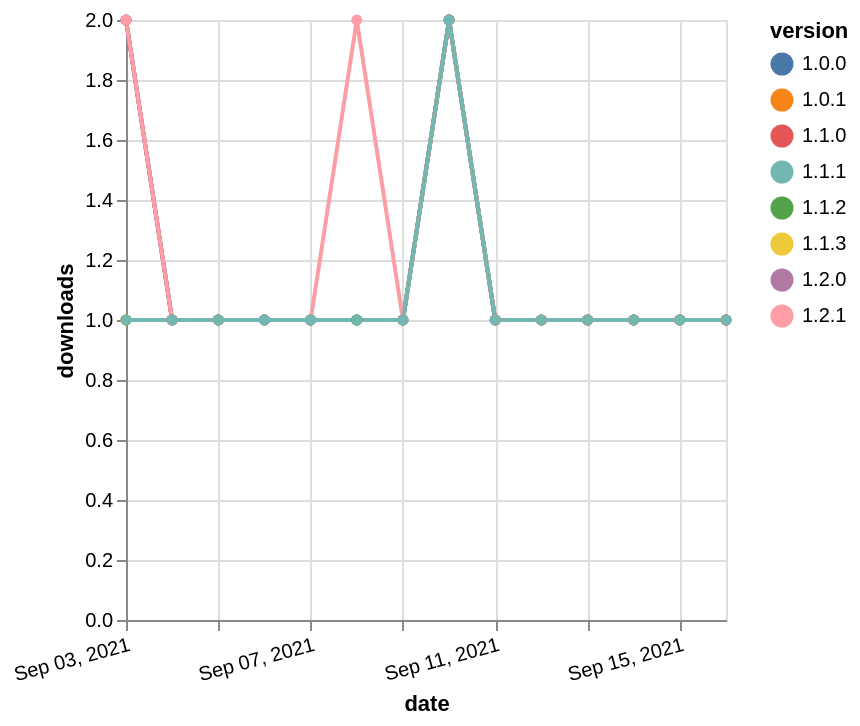

Here is the Vega-Lite specification saved for this chart:
### Vega-Lite specification from a JSON file in a GitHub repository (floating-point values rounded to 4 significant figures)
{"$schema": "https://vega.github.io/schema/vega-lite/v5.json", "description": "A simple bar chart with embedded data.", "data": {"values": [{"date": "2021-09-03", "total": 129, "delta": 2, "version": "1.1.0"}, {"date": "2021-09-04", "total": 130, "delta": 1, "version": "1.1.0"}, {"date": "2021-09-05", "total": 131, "delta": 1, "version": "1.1.0"}, {"date": "2021-09-06", "total": 132, "delta": 1, "version": "1.1.0"}, {"date": "2021-09-07", "total": 133, "delta": 1, "version": "1.1.0"}, {"date": "2021-09-08", "total": 134, "delta": 1, "version": "1.1.0"}, {"date": "2021-09-09", "total": 135, "delta": 1, "version": "1.1.0"}, {"date": "2021-09-10", "total": 137, "delta": 2, "version": "1.1.0"}, {"date": "2021-09-11", "total": 138, "delta": 1, "version": "1.1.0"}, {"date": "2021-09-12", "total": 139, "delta": 1, "version": "1.1.0"}, {"date": "2021-09-13", "total": 140, "delta": 1, "version": "1.1.0"}, {"date": "2021-09-14", "total": 141, "delta": 1, "version": "1.1.0"}, {"date": "2021-09-15", "total": 142, "delta": 1, "version": "1.1.0"}, {"date": "2021-09-16", "total": 143, "delta": 1, "version": "1.1.0"}, {"date": "2021-09-03", "total": 127, "delta": 1, "version": "1.1.3"}, {"date": "2021-09-04", "total": 128, "delta": 1, "version": "1.1.3"}, {"date": "2021-09-05", "total": 129, "delta": 1, "version": "1.1.3"}, {"date": "2021-09-06", "total": 130, "delta": 1, "version": "1.1.3"}, {"date": "2021-09-07", "total": 131, "delta": 1, "version": "1.1.3"}, {"date": "2021-09-08", "total": 132, "delta": 1, "version": "1.1.3"}, {"date": "2021-09-09", "total": 133, "delta": 1, "version": "1.1.3"}, {"date": "2021-09-10", "total": 135, "delta": 2, "version": "1.1.3"}, {"date": "2021-09-11", "total": 136, "delta": 1, "version": "1.1.3"}, {"date": "2021-09-12", "total": 137, "delta": 1, "version": "1.1.3"}, {"date": "2021-09-13", "total": 138, "delta": 1, "version": "1.1.3"}, {"date": "2021-09-14", "total": 139, "delta": 1, "version": "1.1.3"}, {"date": "2021-09-15", "total": 140, "delta": 1, "version": "1.1.3"}, {"date": "2021-09-16", "total": 141, "delta": 1, "version": "1.1.3"}, {"date": "2021-09-03", "total": 135, "delta": 1, "version": "1.0.1"}, {"date": "2021-09-04", "total": 136, "delta": 1, "version": "1.0.1"}, {"date": "2021-09-05", "total": 137, "delta": 1, "version": "1.0.1"}, {"date": "2021-09-06", "total": 138, "delta": 1, "version": "1.0.1"}, {"date": "2021-09-07", "total": 139, "delta": 1, "version": "1.0.1"}, {"date": "2021-09-08", "total": 140, "delta": 1, "version": "1.0.1"}, {"date": "2021-09-09", "total": 141, "delta": 1, "version": "1.0.1"}, {"date": "2021-09-10", "total": 143, "delta": 2, "version": "1.0.1"}, {"date": "2021-09-11", "total": 144, "delta": 1, "version": "1.0.1"}, {"date": "2021-09-12", "total": 145, "delta": 1, "version": "1.0.1"}, {"date": "2021-09-13", "total": 146, "delta": 1, "version": "1.0.1"}, {"date": "2021-09-14", "total": 147, "delta": 1, "version": "1.0.1"}, {"date": "2021-09-15", "total": 148, "delta": 1, "version": "1.0.1"}, {"date": "2021-09-16", "total": 149, "delta": 1, "version": "1.0.1"}, {"date": "2021-09-03", "total": 131, "delta": 2, "version": "1.0.0"}, {"date": "2021-09-04", "total": 132, "delta": 1, "version": "1.0.0"}, {"date": "2021-09-05", "total": 133, "delta": 1, "version": "1.0.0"}, {"date": "2021-09-06", "total": 134, "delta": 1, "version": "1.0.0"}, {"date": "2021-09-07", "total": 135, "delta": 1, "version": "1.0.0"}, {"date": "2021-09-08", "total": 136, "delta": 1, "version": "1.0.0"}, {"date": "2021-09-09", "total": 137, "delta": 1, "version": "1.0.0"}, {"date": "2021-09-10", "total": 139, "delta": 2, "version": "1.0.0"}, {"date": "2021-09-11", "total": 140, "delta": 1, "version": "1.0.0"}, {"date": "2021-09-12", "total": 141, "delta": 1, "version": "1.0.0"}, {"date": "2021-09-13", "total": 142, "delta": 1, "version": "1.0.0"}, {"date": "2021-09-14", "total": 143, "delta": 1, "version": "1.0.0"}, {"date": "2021-09-15", "total": 144, "delta": 1, "version": "1.0.0"}, {"date": "2021-09-16", "total": 145, "delta": 1, "version": "1.0.0"}, {"date": "2021-09-03", "total": 116, "delta": 2, "version": "1.2.0"}, {"date": "2021-09-04", "total": 117, "delta": 1, "version": "1.2.0"}, {"date": "2021-09-05", "total": 118, "delta": 1, "version": "1.2.0"}, {"date": "2021-09-06", "total": 119, "delta": 1, "version": "1.2.0"}, {"date": "2021-09-07", "total": 120, "delta": 1, "version": "1.2.0"}, {"date": "2021-09-08", "total": 121, "delta": 1, "version": "1.2.0"}, {"date": "2021-09-09", "total": 122, "delta": 1, "version": "1.2.0"}, {"date": "2021-09-10", "total": 124, "delta": 2, "version": "1.2.0"}, {"date": "2021-09-11", "total": 125, "delta": 1, "version": "1.2.0"}, {"date": "2021-09-12", "total": 126, "delta": 1, "version": "1.2.0"}, {"date": "2021-09-13", "total": 127, "delta": 1, "version": "1.2.0"}, {"date": "2021-09-14", "total": 128, "delta": 1, "version": "1.2.0"}, {"date": "2021-09-15", "total": 129, "delta": 1, "version": "1.2.0"}, {"date": "2021-09-16", "total": 130, "delta": 1, "version": "1.2.0"}, {"date": "2021-09-03", "total": 129, "delta": 1, "version": "1.1.2"}, {"date": "2021-09-04", "total": 130, "delta": 1, "version": "1.1.2"}, {"date": "2021-09-05", "total": 131, "delta": 1, "version": "1.1.2"}, {"date": "2021-09-06", "total": 132, "delta": 1, "version": "1.1.2"}, {"date": "2021-09-07", "total": 133, "delta": 1, "version": "1.1.2"}, {"date": "2021-09-08", "total": 134, "delta": 1, "version": "1.1.2"}, {"date": "2021-09-09", "total": 135, "delta": 1, "version": "1.1.2"}, {"date": "2021-09-10", "total": 137, "delta": 2, "version": "1.1.2"}, {"date": "2021-09-11", "total": 138, "delta": 1, "version": "1.1.2"}, {"date": "2021-09-12", "total": 139, "delta": 1, "version": "1.1.2"}, {"date": "2021-09-13", "total": 140, "delta": 1, "version": "1.1.2"}, {"date": "2021-09-14", "total": 141, "delta": 1, "version": "1.1.2"}, {"date": "2021-09-15", "total": 142, "delta": 1, "version": "1.1.2"}, {"date": "2021-09-16", "total": 143, "delta": 1, "version": "1.1.2"}, {"date": "2021-09-03", "total": 109, "delta": 2, "version": "1.2.1"}, {"date": "2021-09-04", "total": 110, "delta": 1, "version": "1.2.1"}, {"date": "2021-09-05", "total": 111, "delta": 1, "version": "1.2.1"}, {"date": "2021-09-06", "total": 112, "delta": 1, "version": "1.2.1"}, {"date": "2021-09-07", "total": 113, "delta": 1, "version": "1.2.1"}, {"date": "2021-09-08", "total": 115, "delta": 2, "version": "1.2.1"}, {"date": "2021-09-09", "total": 116, "delta": 1, "version": "1.2.1"}, {"date": "2021-09-10", "total": 118, "delta": 2, "version": "1.2.1"}, {"date": "2021-09-11", "total": 119, "delta": 1, "version": "1.2.1"}, {"date": "2021-09-12", "total": 120, "delta": 1, "version": "1.2.1"}, {"date": "2021-09-13", "total": 121, "delta": 1, "version": "1.2.1"}, {"date": "2021-09-14", "total": 122, "delta": 1, "version": "1.2.1"}, {"date": "2021-09-15", "total": 123, "delta": 1, "version": "1.2.1"}, {"date": "2021-09-16", "total": 124, "delta": 1, "version": "1.2.1"}, {"date": "2021-09-03", "total": 135, "delta": 1, "version": "1.1.1"}, {"date": "2021-09-04", "total": 136, "delta": 1, "version": "1.1.1"}, {"date": "2021-09-05", "total": 137, "delta": 1, "version": "1.1.1"}, {"date": "2021-09-06", "total": 138, "delta": 1, "version": "1.1.1"}, {"date": "2021-09-07", "total": 139, "delta": 1, "version": "1.1.1"}, {"date": "2021-09-08", "total": 140, "delta": 1, "version": "1.1.1"}, {"date": "2021-09-09", "total": 141, "delta": 1, "version": "1.1.1"}, {"date": "2021-09-10", "total": 143, "delta": 2, "version": "1.1.1"}, {"date": "2021-09-11", "total": 144, "delta": 1, "version": "1.1.1"}, {"date": "2021-09-12", "total": 145, "delta": 1, "version": "1.1.1"}, {"date": "2021-09-13", "total": 146, "delta": 1, "version": "1.1.1"}, {"date": "2021-09-14", "total": 147, "delta": 1, "version": "1.1.1"}, {"date": "2021-09-15", "total": 148, "delta": 1, "version": "1.1.1"}, {"date": "2021-09-16", "total": 149, "delta": 1, "version": "1.1.1"}]}, "width": "container", "mark": {"type": "line", "point": {"filled": true}}, "encoding": {"x": {"field": "date", "type": "temporal", "timeUnit": "yearmonthdate", "title": "date", "axis": {"labelAngle": -15}}, "y": {"field": "delta", "type": "quantitative", "title": "downloads"}, "color": {"field": "version", "type": "nominal"}, "tooltip": {"field": "delta"}}}
